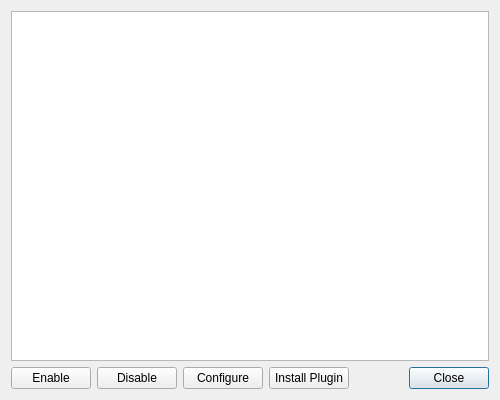
<?xml version="1.0" encoding="UTF-8"?>
<ui version="4.0">
 <class>PluginManager</class>
 <widget class="QDialog" name="PluginManager">
  <property name="geometry">
   <rect>
    <x>0</x>
    <y>0</y>
    <width>500</width>
    <height>400</height>
   </rect>
  </property>
  <property name="windowTitle">
   <string>Plugin Manager</string>
  </property>
  <property name="modal">
   <bool>false</bool>
  </property>
  <layout class="QVBoxLayout" name="verticalLayout">
   <item>
    <widget class="QTableWidget" name="pluginTable">
     <property name="selectionBehavior">
      <enum>QAbstractItemView::SelectRows</enum>
     </property>
     <property name="sortingEnabled">
      <bool>true</bool>
     </property>
    </widget>
   </item>
   <item>
    <layout class="QHBoxLayout" name="horizontalLayout">
     <item>
      <widget class="QPushButton" name="enableButton">
       <property name="text">
        <string>Enable</string>
       </property>
      </widget>
     </item>
     <item>
      <widget class="QPushButton" name="disableButton">
       <property name="text">
        <string>Disable</string>
       </property>
      </widget>
     </item>
     <item>
      <widget class="QPushButton" name="configureButton">
       <property name="text">
        <string>Configure</string>
       </property>
      </widget>
     </item>
     <item>
      <widget class="QPushButton" name="installButton">
       <property name="text">
        <string>Install Plugin</string>
       </property>
      </widget>
     </item>
     <item>
      <spacer name="horizontalSpacer">
       <property name="orientation">
        <enum>Qt::Horizontal</enum>
       </property>
       <property name="sizeHint" stdset="0">
        <size>
         <width>40</width>
         <height>20</height>
        </size>
       </property>
      </spacer>
     </item>
     <item>
      <widget class="QPushButton" name="closeButton">
       <property name="text">
        <string>Close</string>
       </property>
       <property name="default">
        <bool>true</bool>
       </property>
      </widget>
     </item>
    </layout>
   </item>
  </layout>
 </widget>
 <resources/>
 <connections/>
</ui> 
